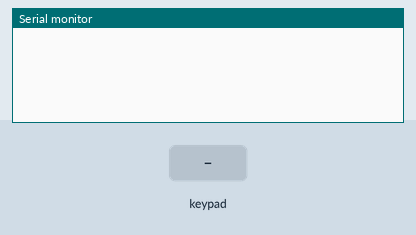
Simulated run of this sketch. Board: Arduino Uno, built with avr-gcc and run on an emulated ATmega328P. Parts: the last lines printed to the serial monitor. The test bench sets the inputs (shaded band).

Above: at 1.2 s.
1.3 s: key '1' pressed
At 1.7 s:
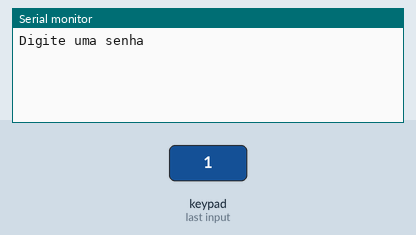
2.8 s: keypad keys 1 5 5 7 * pressed 0.4 s apart
At 4.9 s:
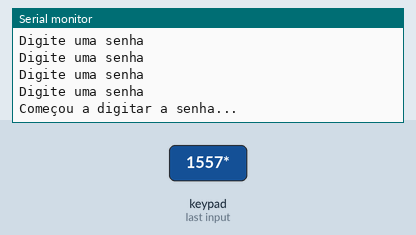
6.3 s: key '2' pressed
At 7.5 s:
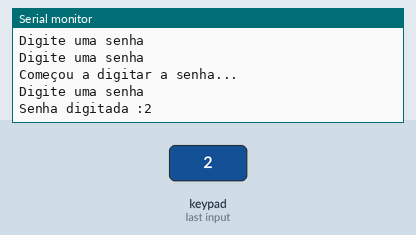
7.8 s: keypad keys 1 5 5 7 # pressed 0.4 s apart
At 10.7 s:
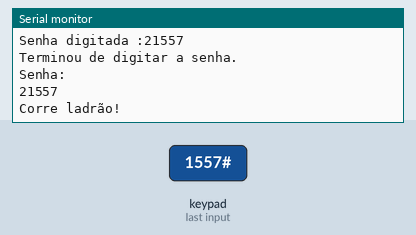
Timing chart, 0 to 12.2 s (numbered marks = the images above; inputs shaded):
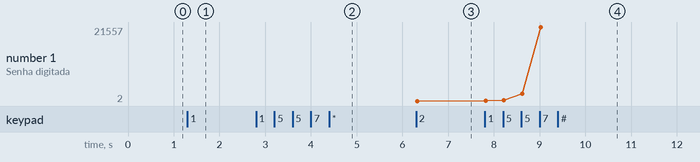

Measured:
- after the input at 1.3 s, the serial monitor: prints a new line at once (image 1)
- after the input at 2.8 s, the serial monitor: prints a new line after 1.6 s (image 2)
- after the input at 6.3 s, the serial monitor: prints a new line at once (image 3)
- after the input at 7.8 s, the serial monitor: prints a new line at once (image 4)
- plotted number 1: 2 → 21557 after the input at 7.8 s

The sketch:

20171121_teclado.ino
```cpp
#include <Keypad.h>

const byte ROWS = 4; //four rows
const byte COLS = 3; //three columns
char keys[ROWS][COLS] = {
  {'1','2','3'},
  {'4','5','6'},
  {'7','8','9'},
  {'*','0','#'}
};

byte rowPins[ROWS] = {A3, A2, A1, A0}; //connect to the row pinouts of the keypad
byte colPins[COLS] = {5, A5, A4}; //connect to the column pinouts of the keypad

Keypad keypad = Keypad( makeKeymap(keys), rowPins, colPins, ROWS, COLS );

bool tapyingPass = false;

String senhaDigitada;
String senha = "1557";

void setup(){
  Serial.begin(9600);

  pinMode(A0, INPUT);
}

void loop(){
  char key = keypad.getKey();

    if (key){

      if((key == '#') &&(senhaDigitada != "")) {
          tapyingPass = false;

          Serial.println("Terminou de digitar a senha.");
          Serial.println("Senha: ");
          Serial.println(senhaDigitada);

          if (senhaDigitada == senha){
            Serial.println("Alarme desativado");
          } else {
            Serial.println("Corre ladrão!");
          }

          senhaDigitada = "";
        } else {
            Serial.println("Digite uma senha");
     }

      if(tapyingPass){
        senhaDigitada += key;
        Serial.print("Senha digitada :");
        Serial.println(senhaDigitada);
      }

      if(key == '*'){
        tapyingPass = true;
        Serial.println("Começou a digitar a senha...");
      }

    }
}
```
